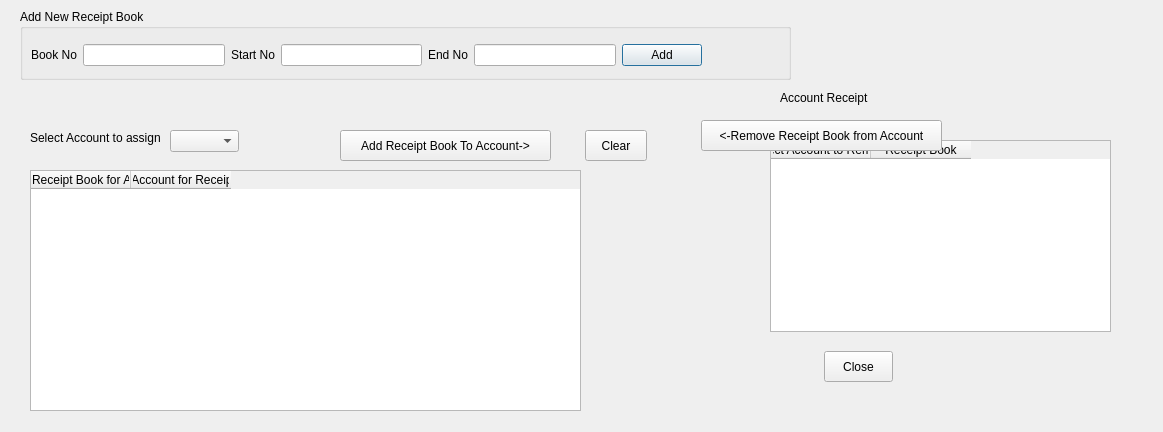
<?xml version="1.0" encoding="UTF-8"?>
<ui version="4.0">
 <class>CreceiptSetupDlg</class>
 <widget class="QDialog" name="CreceiptSetupDlg">
  <property name="geometry">
   <rect>
    <x>0</x>
    <y>0</y>
    <width>1163</width>
    <height>432</height>
   </rect>
  </property>
  <property name="windowTitle">
   <string>Dialog</string>
  </property>
  <widget class="QGroupBox" name="m_addNewReceiptGroup">
   <property name="geometry">
    <rect>
     <x>20</x>
     <y>9</y>
     <width>771</width>
     <height>71</height>
    </rect>
   </property>
   <property name="title">
    <string>Add New Receipt Book</string>
   </property>
   <widget class="QWidget" name="layoutWidget">
    <property name="geometry">
     <rect>
      <x>11</x>
      <y>30</y>
      <width>671</width>
      <height>33</height>
     </rect>
    </property>
    <layout class="QGridLayout" name="gridLayout">
     <item row="0" column="0">
      <widget class="QLabel" name="m_bookNolbl">
       <property name="text">
        <string>Book No</string>
       </property>
      </widget>
     </item>
     <item row="0" column="1">
      <widget class="QLineEdit" name="m_bookNo"/>
     </item>
     <item row="0" column="2">
      <widget class="QLabel" name="m_startNolbl">
       <property name="text">
        <string>Start No</string>
       </property>
      </widget>
     </item>
     <item row="0" column="3">
      <widget class="QLineEdit" name="m_startNo"/>
     </item>
     <item row="0" column="4">
      <widget class="QLabel" name="m_endNolbl">
       <property name="text">
        <string>End No</string>
       </property>
      </widget>
     </item>
     <item row="0" column="5">
      <widget class="QLineEdit" name="m_endNo"/>
     </item>
     <item row="0" column="6">
      <widget class="QPushButton" name="m_addReceiptBtn">
       <property name="text">
        <string>Add</string>
       </property>
      </widget>
     </item>
    </layout>
   </widget>
  </widget>
  <widget class="QTableWidget" name="m_availableReceiptTable">
   <property name="geometry">
    <rect>
     <x>30</x>
     <y>170</y>
     <width>551</width>
     <height>241</height>
    </rect>
   </property>
   <column>
    <property name="text">
     <string>Select Receipt Book for Account</string>
    </property>
   </column>
   <column>
    <property name="text">
     <string>Select Account for Receipt Book</string>
    </property>
   </column>
  </widget>
  <widget class="QTableWidget" name="m_receiptAccountMap">
   <property name="geometry">
    <rect>
     <x>770</x>
     <y>140</y>
     <width>341</width>
     <height>192</height>
    </rect>
   </property>
   <column>
    <property name="text">
     <string>Select Account to Remove</string>
    </property>
   </column>
   <column>
    <property name="text">
     <string>Receipt Book</string>
    </property>
   </column>
  </widget>
  <widget class="QPushButton" name="m_cancelBtn">
   <property name="geometry">
    <rect>
     <x>824</x>
     <y>351</y>
     <width>69</width>
     <height>31</height>
    </rect>
   </property>
   <property name="text">
    <string>Close</string>
   </property>
   <property name="default">
    <bool>false</bool>
   </property>
  </widget>
  <widget class="QLabel" name="m_selectlbl">
   <property name="geometry">
    <rect>
     <x>30</x>
     <y>130</y>
     <width>161</width>
     <height>16</height>
    </rect>
   </property>
   <property name="text">
    <string>Select Account to assign </string>
   </property>
  </widget>
  <widget class="QLabel" name="m_accountReceiptlbl">
   <property name="geometry">
    <rect>
     <x>780</x>
     <y>90</y>
     <width>141</width>
     <height>16</height>
    </rect>
   </property>
   <property name="text">
    <string>Account Receipt</string>
   </property>
  </widget>
  <widget class="QPushButton" name="m_clearBtn">
   <property name="geometry">
    <rect>
     <x>585</x>
     <y>130</y>
     <width>62</width>
     <height>31</height>
    </rect>
   </property>
   <property name="text">
    <string>Clear</string>
   </property>
   <property name="default">
    <bool>false</bool>
   </property>
   <property name="flat">
    <bool>false</bool>
   </property>
  </widget>
  <widget class="QPushButton" name="m_addReceiptAccountBtn">
   <property name="geometry">
    <rect>
     <x>340</x>
     <y>130</y>
     <width>211</width>
     <height>31</height>
    </rect>
   </property>
   <property name="text">
    <string>Add Receipt Book To Account-&gt;</string>
   </property>
   <property name="default">
    <bool>false</bool>
   </property>
   <property name="flat">
    <bool>false</bool>
   </property>
  </widget>
  <widget class="QPushButton" name="m_removeReceiptAccountBtn">
   <property name="geometry">
    <rect>
     <x>701</x>
     <y>120</y>
     <width>241</width>
     <height>31</height>
    </rect>
   </property>
   <property name="text">
    <string>&lt;-Remove Receipt Book from Account</string>
   </property>
   <property name="default">
    <bool>false</bool>
   </property>
  </widget>
  <widget class="QComboBox" name="m_selDeptBox">
   <property name="geometry">
    <rect>
     <x>170</x>
     <y>130</y>
     <width>69</width>
     <height>22</height>
    </rect>
   </property>
  </widget>
 </widget>
 <tabstops>
  <tabstop>m_bookNo</tabstop>
  <tabstop>m_startNo</tabstop>
  <tabstop>m_endNo</tabstop>
  <tabstop>m_addReceiptBtn</tabstop>
  <tabstop>m_addReceiptAccountBtn</tabstop>
  <tabstop>m_clearBtn</tabstop>
  <tabstop>m_removeReceiptAccountBtn</tabstop>
  <tabstop>m_cancelBtn</tabstop>
  <tabstop>m_availableReceiptTable</tabstop>
  <tabstop>m_receiptAccountMap</tabstop>
 </tabstops>
 <resources/>
 <connections/>
</ui>
